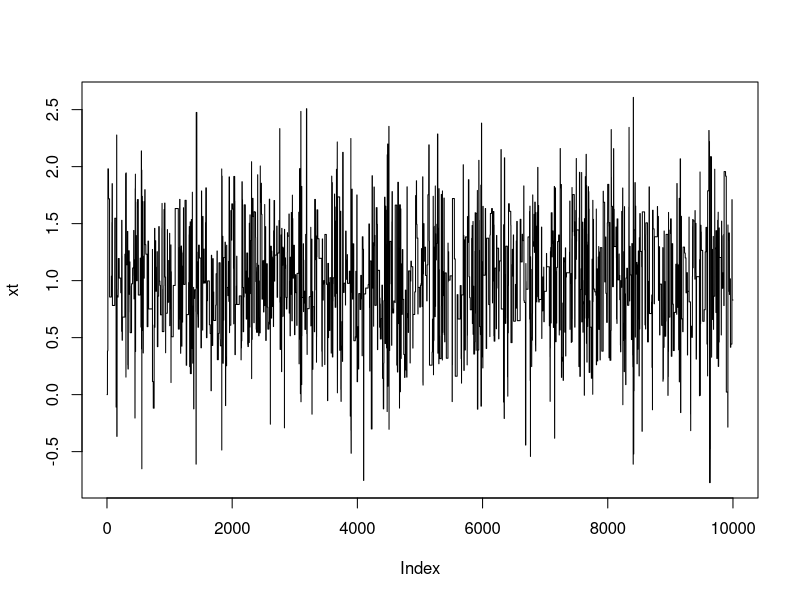
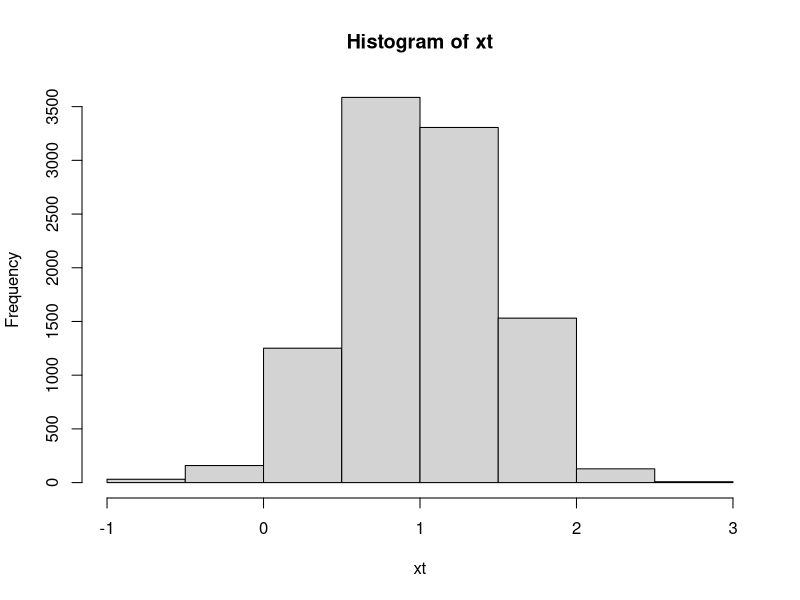

R code for these plots, in order:
#' This script illustrates the Metropolis-Hastings algorithm, as described in A. Meucci,"Risk and Asset Allocation",
#' Springer, 2005,  Chapter 7.
#'
#' @references
#' A. Meucci - "Exercises in Advanced Risk and Portfolio Management" \url{http://symmys.com/node/170},
#' "E 280 - Markov chain Monte Carlo".
#'
#' See Meucci's script for "S_MarkovChainMonteCarlo.m"
#
#' @author Xavier Valls \email{xaviervallspla@@gmail.com}

##################################################################################################################
### Set-up target and candidate
# kernel of the target distribution
kernel = function(x) dnorm( x, 1, 0.5 );

# parameters of the normal candidate distribution
mu  = 0;
sig = 5;

##################################################################################################################
### Set up MH algorithm
nSim = 10000;
xt   = matrix( NaN, nSim, 1);
nacc = 0;
xt[ 1 ] = 0;

for( i in 2 : nSim )
{
    # normal candidate
    r = mu + sig * rnorm(1);
    # kernel at candidate
    f1 = kernel( r );
    # kernel at past
    f2 = kernel( xt[ i-1 ] );
    
    prob    = f1 / f2;
    xt[ i ] = xt[ i-1 ];
    if( prob > 1 || runif(1) > (1 - prob) )
    {
        xt[ i ] = r; 
        nacc    = nacc + 1;   
    }  
}
##################################################################################################################
### Post-process output
# acceptance rate
print( nacc / nSim );

# display MCMC over time
dev.new();
plot( xt, type = "l" );

# distribution
dev.new();
hist( xt, log(10*nSim) );
